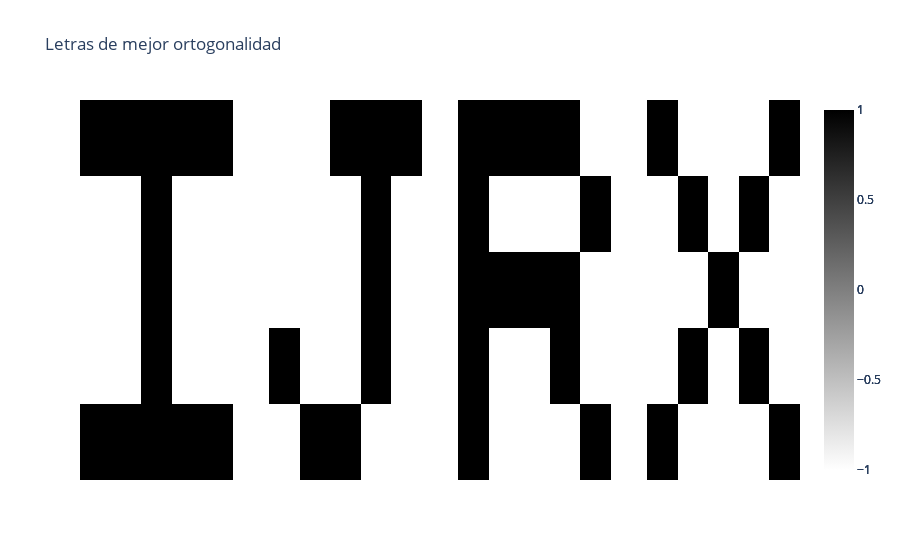
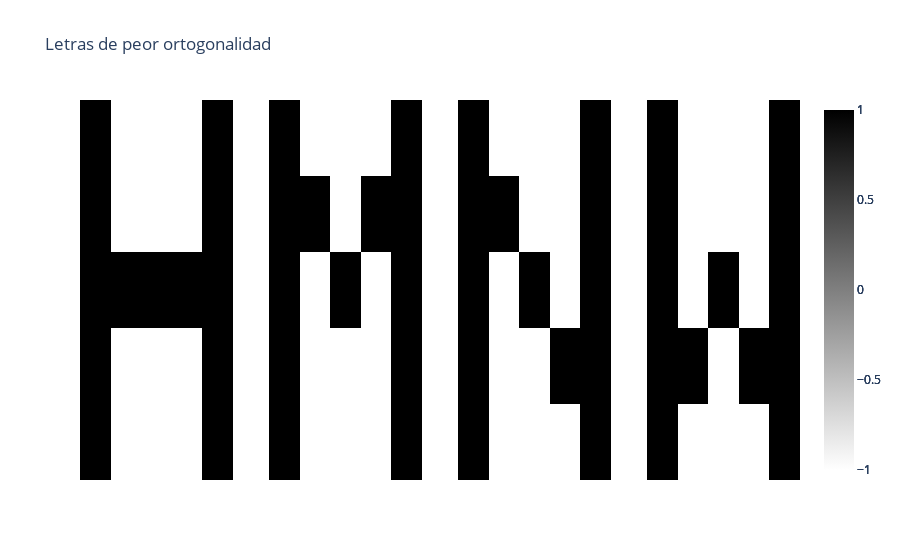

The notebook cell saved with these charts, in order:
### Markdown cell above
# TODO evaluar tipo de ruido
# Evaluar funcion de energia
#

### Code cell
import plotly.graph_objects as go
import numpy as np
from plotly.subplots import make_subplots

# Create a NumPy array from your matrix
def print_letters(X: List, title = ""):
  fig = make_subplots(rows = 1, cols = len(X))
  colorscale = [[0, 'white'], [1, 'black']]

  for i, letter in enumerate(X):
    X_array = np.array(letter)
    fig.add_trace(go.Heatmap(z=X_array, colorscale=colorscale), row = 1, col = i + 1)
  fig.update_xaxes(showticklabels=False)
  fig.update_yaxes(showticklabels=False)
  fig.update_coloraxes(showscale=False)
  fig.update_layout(dict({ "title": title }))
  fig.show()

def print_list_progress(X: List[List], title = ""):
  fig = make_subplots(rows = len(X), cols = max([len(x) for x in X]))
  colorscale = [[0, 'white'], [1, 'black']]

  for i, row in enumerate(X):
    for j, letter in enumerate(row):
      X_array = np.array(letter)
      heatmap = go.Heatmap(z=X_array, colorscale=colorscale)
      fig.add_trace(heatmap, row = i + 1, col = j + 1)
      
  fig.update_xaxes(showticklabels=False)
  fig.update_yaxes(showticklabels=False)
  fig.update_coloraxes(showscale=False)
  fig.update_layout(dict({ "title": title, "width": 500 }))
  fig.show()


print_letters([np.flipud(letter) for letter in alphabet_matrix], title = "Letras de mejor ortogonalidad")
print_letters([np.flipud(letter) for letter in bad_alphabet_matrix], title = "Letras de peor ortogonalidad")

### Figure 1 — Plotly figure (JSON) as saved in the notebook; plotly's stock layout.template omitted (floating-point values rounded to 4 significant figures)
{"data": [{"colorscale": [[0, "white"], [1, "black"]], "type": "heatmap", "xaxis": "x", "yaxis": "y", "z": [[1, 1, 1, 1, 1], [-1, -1, 1, -1, -1], [-1, -1, 1, -1, -1], [-1, -1, 1, -1, -1], [1, 1, 1, 1, 1]]}, {"colorscale": [[0, "white"], [1, "black"]], "type": "heatmap", "xaxis": "x2", "yaxis": "y2", "z": [[-1, 1, 1, -1, -1], [1, -1, -1, 1, -1], [-1, -1, -1, 1, -1], [-1, -1, -1, 1, -1], [-1, -1, 1, 1, 1]]}, {"colorscale": [[0, "white"], [1, "black"]], "type": "heatmap", "xaxis": "x3", "yaxis": "y3", "z": [[1, -1, -1, -1, 1], [1, -1, -1, 1, -1], [1, 1, 1, 1, -1], [1, -1, -1, -1, 1], [1, 1, 1, 1, -1]]}, {"colorscale": [[0, "white"], [1, "black"]], "type": "heatmap", "xaxis": "x4", "yaxis": "y4", "z": [[1, -1, -1, -1, 1], [-1, 1, -1, 1, -1], [-1, -1, 1, -1, -1], [-1, 1, -1, 1, -1], [1, -1, -1, -1, 1]]}], "layout": {"coloraxis": {"showscale": false}, "title": {"text": "Letras de mejor ortogonalidad"}, "xaxis": {"anchor": "y", "domain": [0, 0.2125], "showticklabels": false}, "xaxis2": {"anchor": "y2", "domain": [0.2625, 0.475], "showticklabels": false}, "xaxis3": {"anchor": "y3", "domain": [0.525, 0.7375], "showticklabels": false}, "xaxis4": {"anchor": "y4", "domain": [0.7875, 1], "showticklabels": false}, "yaxis": {"anchor": "x", "domain": [0, 1], "showticklabels": false}, "yaxis2": {"anchor": "x2", "domain": [0, 1], "showticklabels": false}, "yaxis3": {"anchor": "x3", "domain": [0, 1], "showticklabels": false}, "yaxis4": {"anchor": "x4", "domain": [0, 1], "showticklabels": false}}}

### Figure 2 — Plotly figure (JSON) as saved in the notebook; plotly's stock layout.template omitted (floating-point values rounded to 4 significant figures)
{"data": [{"colorscale": [[0, "white"], [1, "black"]], "type": "heatmap", "xaxis": "x", "yaxis": "y", "z": [[1, -1, -1, -1, 1], [1, -1, -1, -1, 1], [1, 1, 1, 1, 1], [1, -1, -1, -1, 1], [1, -1, -1, -1, 1]]}, {"colorscale": [[0, "white"], [1, "black"]], "type": "heatmap", "xaxis": "x2", "yaxis": "y2", "z": [[1, -1, -1, -1, 1], [1, -1, -1, -1, 1], [1, -1, 1, -1, 1], [1, 1, -1, 1, 1], [1, -1, -1, -1, 1]]}, {"colorscale": [[0, "white"], [1, "black"]], "type": "heatmap", "xaxis": "x3", "yaxis": "y3", "z": [[1, -1, -1, -1, 1], [1, -1, -1, 1, 1], [1, -1, 1, -1, 1], [1, 1, -1, -1, 1], [1, -1, -1, -1, 1]]}, {"colorscale": [[0, "white"], [1, "black"]], "type": "heatmap", "xaxis": "x4", "yaxis": "y4", "z": [[1, -1, -1, -1, 1], [1, 1, -1, 1, 1], [1, -1, 1, -1, 1], [1, -1, -1, -1, 1], [1, -1, -1, -1, 1]]}], "layout": {"coloraxis": {"showscale": false}, "title": {"text": "Letras de peor ortogonalidad"}, "xaxis": {"anchor": "y", "domain": [0, 0.2125], "showticklabels": false}, "xaxis2": {"anchor": "y2", "domain": [0.2625, 0.475], "showticklabels": false}, "xaxis3": {"anchor": "y3", "domain": [0.525, 0.7375], "showticklabels": false}, "xaxis4": {"anchor": "y4", "domain": [0.7875, 1], "showticklabels": false}, "yaxis": {"anchor": "x", "domain": [0, 1], "showticklabels": false}, "yaxis2": {"anchor": "x2", "domain": [0, 1], "showticklabels": false}, "yaxis3": {"anchor": "x3", "domain": [0, 1], "showticklabels": false}, "yaxis4": {"anchor": "x4", "domain": [0, 1], "showticklabels": false}}}
